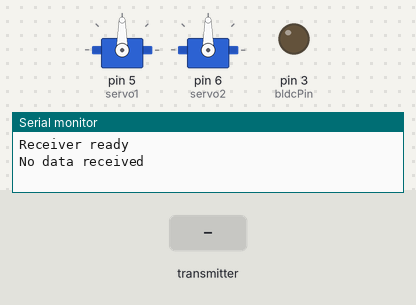
This sketch was run on a simulated Arduino Uno, built with avr-gcc and run on an emulated ATmega328P. Shown: 2 × servo, output pins drawn as LEDs (lit = HIGH), the last lines printed to the serial monitor. Inputs (shaded band) come from the test bench. No radio packets arrive unless stated.

Above: at 1.2 s.
1.3 s: the transmitter starts sending joystick1X = 0
At 2.1 s:
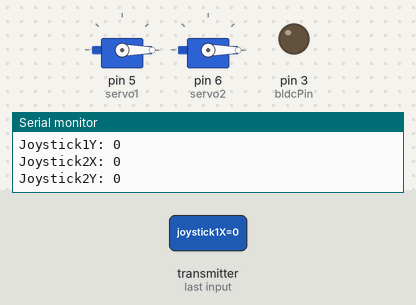
2.8 s: the transmitter starts sending joystick1Y = 1023
At 4.0 s:
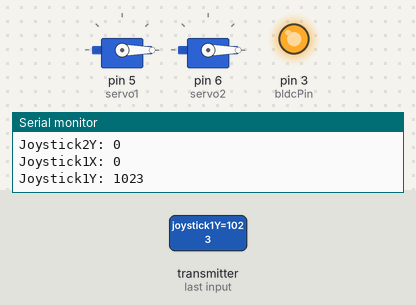
4.4 s: the transmitter starts sending joystick1Y = 512
At 5.4 s:
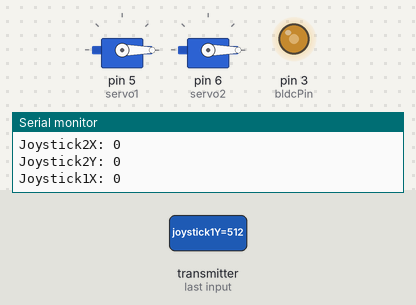
5.9 s: the transmitter starts sending joystick2X = 256
At 7.1 s:
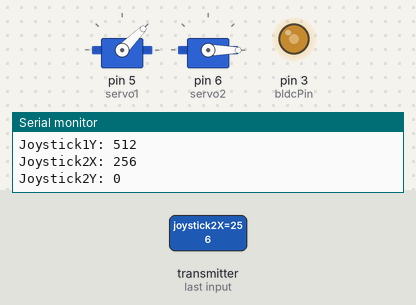
7.4 s: the transmitter starts sending joystick2Y = 256
At 8.3 s:
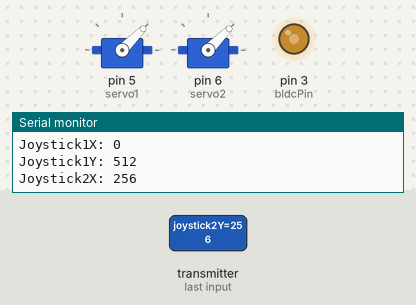
9.0 s: the transmitter starts sending joystick2X = 1023
At 10.0 s:
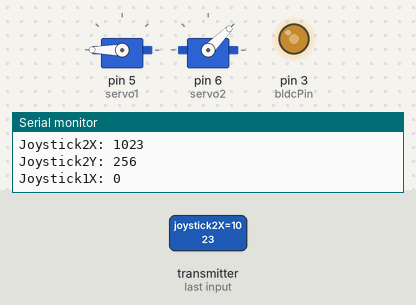
Timing chart, 0 to 11.5 s (numbered marks = the images above; inputs shaded):
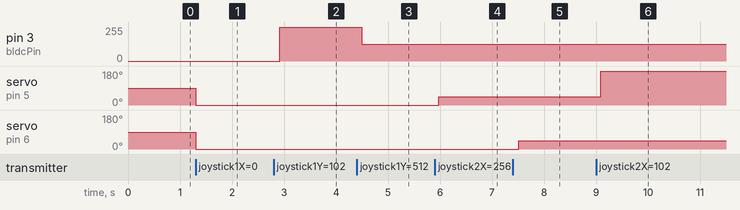

Measured:
- after the input at 1.3 s, servo on pin 5 (servo1), servo on pin 6 (servo2): 90° → 0° at once
- after the input at 2.8 s, pin 3 (bldcPin): 0/255 → 255/255 after 0.12 s
- after the input at 4.4 s, pin 3 (bldcPin): 255/255 → 127/255 after 0.09 s
- after the input at 5.9 s, servo on pin 5 (servo1): 0° → 45° after 0.08 s
- after the input at 7.4 s, servo on pin 6 (servo2): 0° → 45° after 0.11 s
- after the input at 9.0 s, servo on pin 5 (servo1): 45° → 180° after 0.09 s

The sketch:

transmitter_untested.ino.ino
```cpp
#include <SPI.h>
#include <nRF24L01.h>
#include <RF24.h>
#include <Servo.h>

RF24 radio(9, 10); // CE, CSN pins

const byte address[6] = "00001";

struct Data_Package {
  int joystick1X;
  int joystick1Y;
  int joystick2X;
  int joystick2Y;
};

Data_Package data;

Servo servo1;
Servo servo2;

const int bldcPin = 3; // PWM pin for BLDC motor

void setup() {
  Serial.begin(9600);
  radio.begin();
  radio.openReadingPipe(0, address);
  radio.setPALevel(RF24_PA_HIGH); // Ensure consistent range
  radio.startListening();

  servo1.attach(5); // Servo 1 pin
  servo2.attach(6); // Servo 2 pin

  pinMode(bldcPin, OUTPUT);

  Serial.println("Receiver ready");
}

void loop() {
  if (radio.available()) {
    // Read the incoming data
    radio.read(&data, sizeof(Data_Package));

    // Debugging output
    Serial.print("Joystick1X: ");
    Serial.println(data.joystick1X);
    Serial.print("Joystick1Y: ");
    Serial.println(data.joystick1Y);
    Serial.print("Joystick2X: ");
    Serial.println(data.joystick2X);
    Serial.print("Joystick2Y: ");
    Serial.println(data.joystick2Y);

    // Map and control BLDC motor speed
    int bldcSpeed = map(constrain(data.joystick1Y, 0, 1023), 0, 1023, 0, 255);
    analogWrite(bldcPin, bldcSpeed);

    // Map and control Servo 1 position
    int servo1Pos = map(constrain(data.joystick2X, 0, 1023), 0, 1023, 0, 180);
    servo1.write(servo1Pos);

    // Map and control Servo 2 position
    int servo2Pos = map(constrain(data.joystick2Y, 0, 1023), 0, 1023, 0, 180);
    servo2.write(servo2Pos);

  } else {
    // Print a message if no data is received (with a delay to reduce noise)
    static unsigned long lastMessageTime = 0;
    if (millis() - lastMessageTime > 1000) {
      Serial.println("No data received");
      lastMessageTime = millis();
    }
  }
}
```
